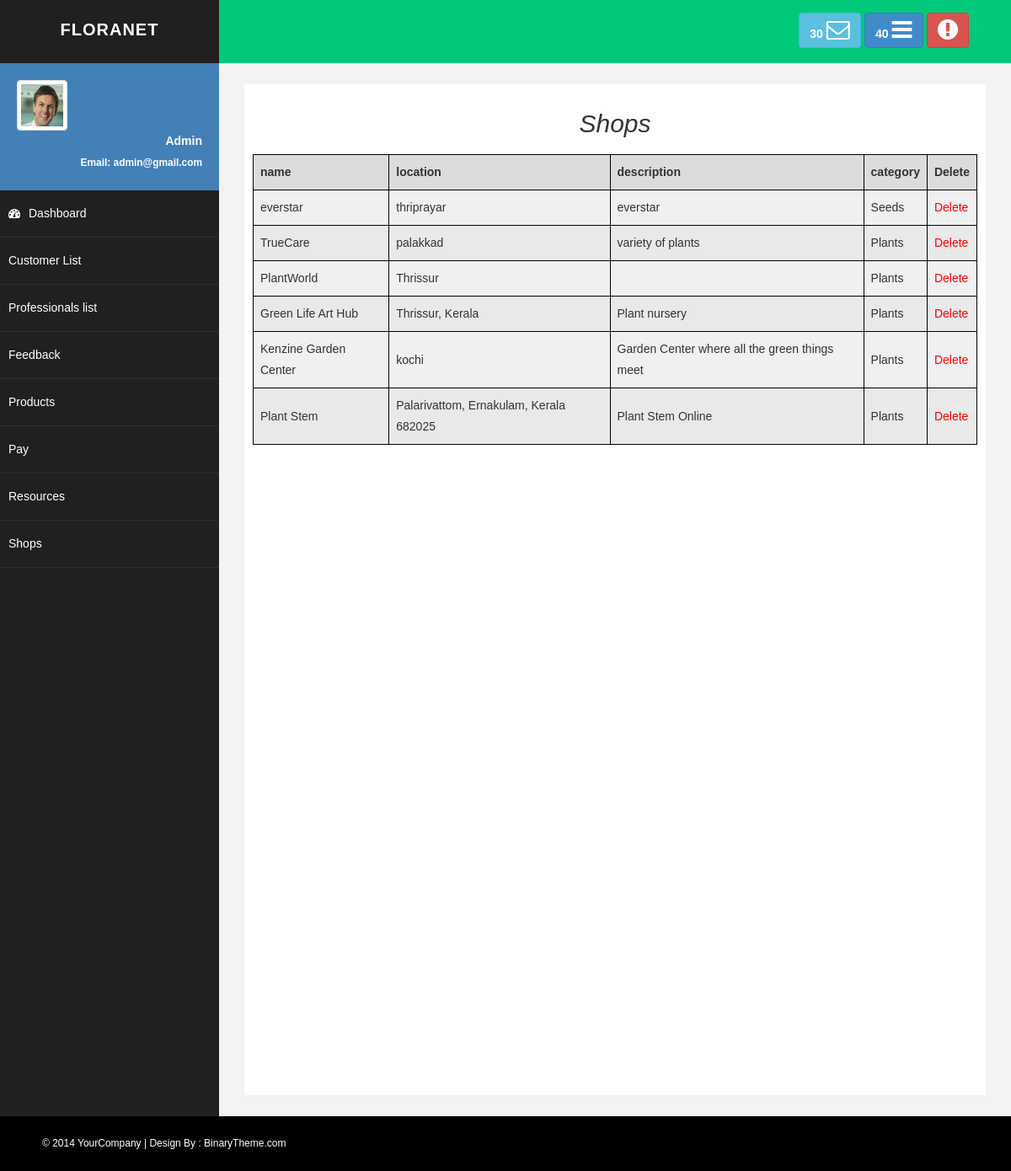
Screenshot of /ashoplist/ with the database file from the repository.
### garden_app/models.py (models this page shows)
class shop(models.Model):
    name = models.CharField(max_length=100)
    shopid =models.IntegerField(unique=True)
    email =models.EmailField(max_length=100)
    phone =models.CharField(max_length=10)
    description =models.TextField(max_length=100)
    location =models.CharField(max_length=100)
    img =models.ImageField(upload_to='shopimages/')
    category_choices =(
        ('Plants','Plants'),
        ('Tools','Tools'),
        ('Seeds','Seeds')
    )
    category =models.CharField(choices=category_choices,max_length=100)
    professional=models.ForeignKey(prof_reg,on_delete=models.CASCADE)

### garden_app/views.py (the view)
# urls.py: path('ashoplist/',views.ashoplist,name="ashoplist"),
def ashoplist(request):
    shops = shop.objects.all()
    return render(request, 'ashoplist.html', {'shops': shops})

### garden_app/templates/ashoplist.html (shortened to what this page needs)
{% extends 'admin_dash.html' %}
{% block content %}
<!DOCTYPE html>
<html lang="en">
<head>
</head>
<body>
    <h2>Shops</h2>
    <table>
        <thead>
            <tr>
                <th scope="col">name</th>
                <th scope="col">location</th>
                <th scope="col">description</th>
                <th scope="col">category</th>
                <th scope="col">Delete</th>
            </tr>
        </thead>
        <tbody>
        {% for s in shops %}
        <tr>
            <td>{{ s.name  }}</td>
            <td>{{ s.location }}</td>
            <td>{{ s.description }}</td>
            <td>{{ s.category }}</td>
            <td><a class="delete-link" href="/deleteshop/{{ s.id }}">Delete</a></td>
        </tr>
        {% endfor %}
        </tbody>
    </table>
</body>
</html>
{% endblock %}

### garden_app/static/asset/css/basic.css (style rules this page uses)
body { font-family: 'Open Sans', sans-serif; line-height:25px; }

### garden_app/templates/ashoplist.html (style rules this page uses)
body { background-color: #c9f0cc; font-family: Arial, sans-serif; display: block; }
h2 { text-align: center; font-style: italic; }
table { border: 1px dotted black; width: 100%; border-collapse: collapse; background-color: #f0f0f0; margin-top: 20px; }
th, td { border: 1px solid black; padding: 8px; text-align: left; }
th { background-color: #dcdcdc; }
tbody tr:nth-child(even) { background-color: #e9e9e9; }
.delete-link { color: red; text-decoration: none; }

### rows the page displays
shop: name "everstar", location "thriprayar", description "everstar", category "Seeds"
shop: name "TrueCare", location "palakkad", description "variety of plants", category "Plants"
shop: name "PlantWorld", location "Thrissur", category "Plants"
shop: name "Green Life Art Hub", location "Thrissur, Kerala", description "Plant nursery", category "Plants"
shop: name "Kenzine Garden Center", location "kochi", description "Garden Center where all the green things meet", category "Plants"
shop: name "Plant Stem", location "Palarivattom, Ernakulam, Kerala 682025", description "Plant Stem Online", category "Plants"
